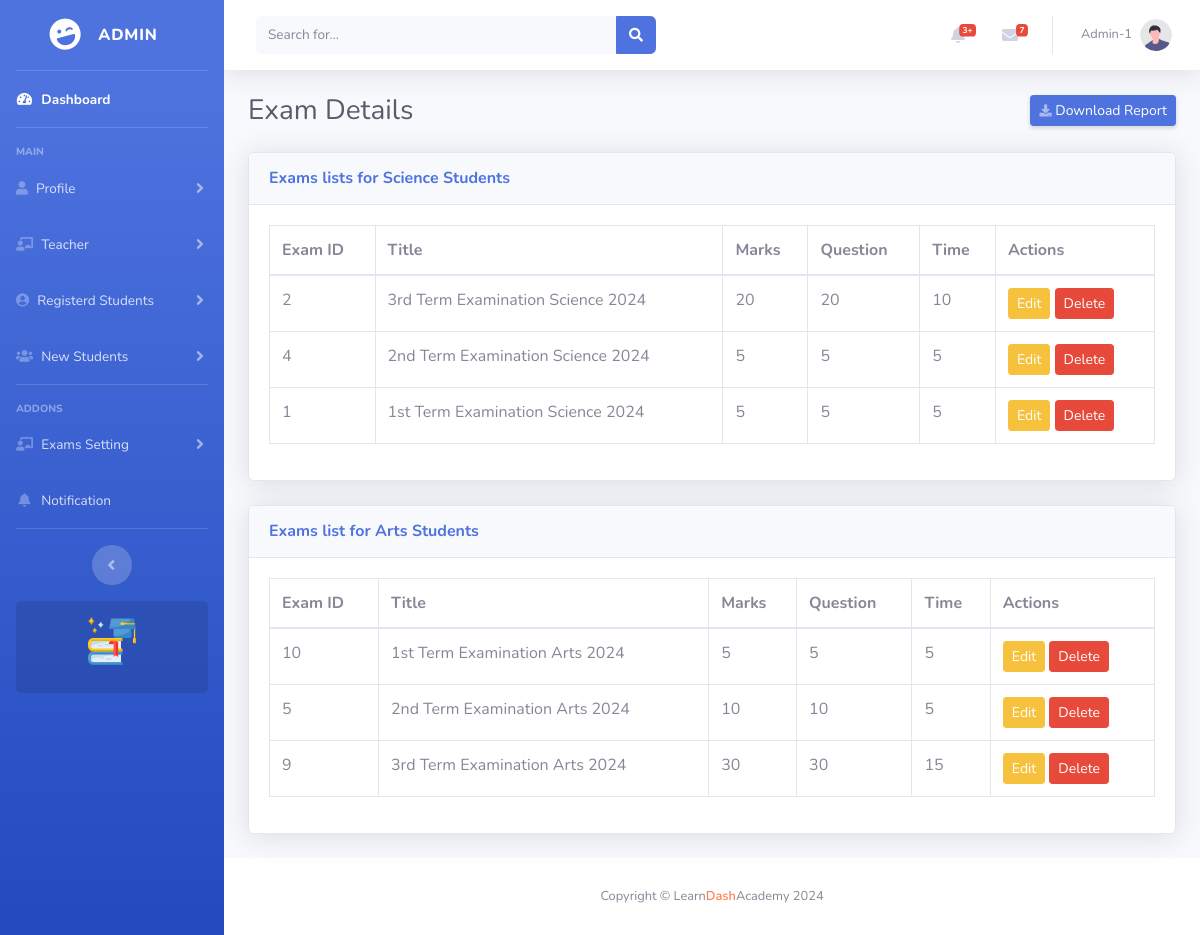
The page /Admin/exam_setting.php (signed in) on the database its author committed.
### tables this page shows
CREATE TABLE IF NOT EXISTS `exams` (
  `id` int NOT NULL AUTO_INCREMENT,
  `title` varchar(255) NOT NULL,
  `total_marks` int NOT NULL,
  `total_question` int NOT NULL,
  `total_time` int NOT NULL,
  `exam_type` enum('Science','Arts') NOT NULL,
  PRIMARY KEY (`id`)
);

### Admin/exam_setting.php (the view, shortened to what this page needs)
<?php include 'header.php' ?>
<div class="container-fluid">
    <div class="d-sm-flex align-items-center justify-content-between mb-4">
        <h1 class="h3 mb-0 text-gray-800">Exam Details</h1>
        <a href="#" class="d-none d-sm-inline-block btn btn-sm btn-primary shadow-sm"><i
                class="fas fa-download fa-sm text-white-50"></i> Download Report</a>
    </div>
    <div class="card shadow mb-4">
        <div class="card-header py-3">
            <h6 class="m-0 font-weight-bold text-primary">Exams lists for Science Students</h6>
        </div>
        <div class="card-body">
            <div class="table-responsive">
                <table class="table table-bordered" id="dataTable" width="100%" cellspacing="0">
                    <thead>
                        <tr>
                            <th>Exam ID</th>
                            <th>Title</th>
                            <th>Marks</th>
                            <th>Question</th>
                            <th>Time</th>
                            <th>Actions</th>
                        </tr>
                    </thead>
                    <tbody>
                        <?php
                        $conn = mysqli_connect("localhost", "root", "", "students_db");
                        $sql = "SELECT * FROM exams WHERE exam_type = 'science'";
                        $result = mysqli_query($conn, $sql);
                        if (mysqli_num_rows($result) > 0) {
                            while ($row = mysqli_fetch_assoc($result)) {
                                echo "<tr>
                                        <td>" . $row['id'] . "</td>
                                        <td>" . $row['title'] . "</td>
                                        <td>" . $row['total_marks'] . "</td>
                                        <td>" . $row['total_question'] . "</td>
                                        <td>" . $row['total_time'] . "</td>
                                        <td><a href='edit_exam.php?id=" . $row['id'] . "' class='btn btn-sm btn-warning'>Edit</a>
                                            <a href='delete_exam.php?id=" . $row['id'] . "' class='btn btn-sm btn-danger' onclick='return confirmDelete();'>Delete</a></td>
                                      </tr>";
                            }
                        } else {
                            echo "<tr><td colspan='4'>No exams found</td></tr>";
                        }
                        ?>
                    </tbody>
                </table>
            </div>
        </div>
    </div>
    <div class="card shadow mb-4">
        <div class="card-header py-3">
            <h6 class="m-0 font-weight-bold text-primary">Exams list for Arts Students</h6>
        </div>
        <div class="card-body">
            <div class="table-responsive">
                <table class="table table-bordered" id="dataTable" width="100%" cellspacing="0">
                    <thead>
                        <tr>
                            <th>Exam ID</th>
                            <th>Title</th>
                            <th>Marks</th>
                            <th>Question</th>
                            <th>Time</th>
                            <th>Actions</th>
                        </tr>
                    </thead>
                    <tbody>
                        <?php
                        $conn = mysqli_connect("localhost", "root", "", "students_db");
                        $sql = "SELECT * FROM exams WHERE exam_type = 'Arts'";
                        $result = mysqli_query($conn, $sql);
                        if (mysqli_num_rows($result) > 0) {
                            while ($row = mysqli_fetch_assoc($result)) {
                                echo "<tr>
                                        <td>" . $row['id'] . "</td>
                                        <td>" . $row['title'] . "</td>
                                        <td>" . $row['total_marks'] . "</td>
                                        <td>" . $row['total_question'] . "</td>
                                        <td>" . $row['total_time'] . "</td>
                                        <td><a href='edit_exam.php?id=" . $row['id'] . "' class='btn btn-sm btn-warning'>Edit</a>
                                            <a href='delete_exam.php?id=" . $row['id'] . "' class='btn btn-sm btn-danger' onclick='return confirmDelete();'>Delete</a></td>
                                      </tr>";
                            }
                        } else {
                            echo "<tr><td colspan='4'>No exams found</td></tr>";
                        }
                        ?>
                    </tbody>
                </table>
            </div>
        </div>
    </div>
</div>
<?php include 'footer.php' ?>
</body>
</html>

### Admin/topbar.php (shortened to what this page needs)
<nav class="navbar navbar-expand navbar-light bg-white topbar mb-4 static-top shadow">
                    <form
                        class="d-none d-sm-inline-block form-inline mr-auto ml-md-3 my-2 my-md-0 mw-100 navbar-search">
                        <div class="input-group">
                            <input type="text" class="form-control bg-light border-0 small" placeholder="Search for..."
                                aria-label="Search" aria-describedby="basic-addon2">
                            <div class="input-group-append">
                                <button class="btn btn-primary" type="button">
                                    <i class="fas fa-search fa-sm"></i>
                                </button>
                            </div>
                        </div>
                    </form>
                    <ul class="navbar-nav ml-auto">
                        <li class="nav-item dropdown no-arrow mx-1">
                            <a class="nav-link dropdown-toggle" href="#" id="alertsDropdown" role="button"
                                data-toggle="dropdown" aria-haspopup="true" aria-expanded="false">
                                <i class="fas fa-bell fa-fw"></i>
                                <span class="badge badge-danger badge-counter">3+</span>
                            </a>
                        </li>
                        <li class="nav-item dropdown no-arrow mx-1">
                            <a class="nav-link dropdown-toggle" href="#" id="messagesDropdown" role="button"
                                data-toggle="dropdown" aria-haspopup="true" aria-expanded="false">
                                <i class="fas fa-envelope fa-fw"></i>
                                <span class="badge badge-danger badge-counter">7</span>
                            </a>
                        </li>
                        <li class="nav-item dropdown no-arrow">
                            <a class="nav-link dropdown-toggle" href="#" id="userDropdown" role="button"
                                data-toggle="dropdown" aria-haspopup="true" aria-expanded="false">
                                <span class="mr-2 d-none d-lg-inline text-gray-600 small"><?= htmlspecialchars($row['name'])?></span>
                                <img class="img-profile rounded-circle"
                                    src="img/undraw_profile.svg">
                            </a>
                        </li>
                    </ul>
                </nav>

### rows shown on the page
exams: id "2", title "3rd Term Examination Science 2024", total_marks "20", total_question "20", total_time "10"
exams: id "4", title "2nd Term Examination Science 2024", total_marks "5", total_question "5", total_time "5"
exams: id "1", title "1st Term Examination Science 2024", total_marks "5", total_question "5", total_time "5"
exams: id "10", title "1st Term Examination Arts 2024", total_marks "5", total_question "5", total_time "5"
exams: id "5", title "2nd Term Examination Arts 2024", total_marks "10", total_question "10", total_time "5"
exams: id "9", title "3rd Term Examination Arts 2024", total_marks "30", total_question "30", total_time "15"

### other values the page prints
$row['name'] "Admin-1"
